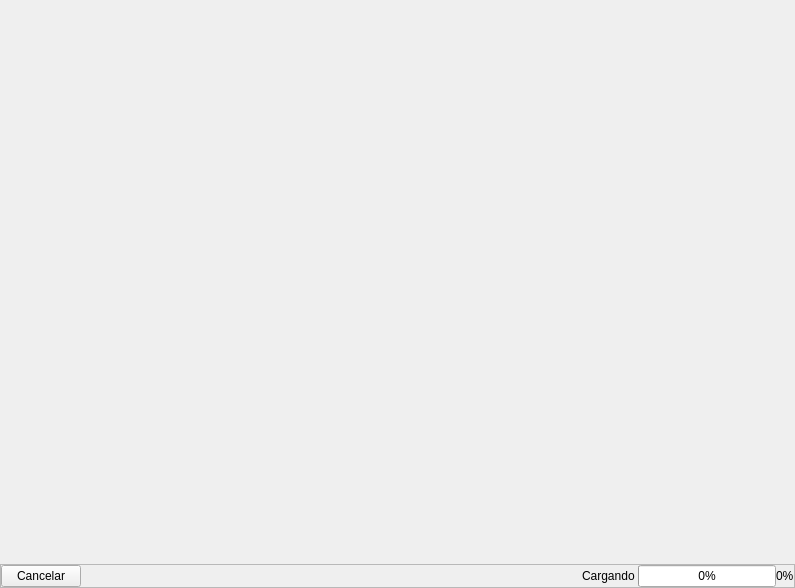
<?xml version="1.0" encoding="UTF-8"?>
<ui version="4.0">
 <class>LoadingPane</class>
 <widget class="QWidget" name="LoadingPane">
  <property name="geometry">
   <rect>
    <x>0</x>
    <y>0</y>
    <width>795</width>
    <height>588</height>
   </rect>
  </property>
  <property name="windowTitle">
   <string>Form</string>
  </property>
  <layout class="QVBoxLayout" name="verticalLayout" stretch="5,0">
   <property name="spacing">
    <number>0</number>
   </property>
   <property name="leftMargin">
    <number>0</number>
   </property>
   <property name="topMargin">
    <number>0</number>
   </property>
   <property name="rightMargin">
    <number>0</number>
   </property>
   <property name="bottomMargin">
    <number>0</number>
   </property>
   <item>
    <layout class="QHBoxLayout" name="below">
     <property name="spacing">
      <number>0</number>
     </property>
     <item>
      <widget class="QLabel" name="loading_image">
       <property name="styleSheet">
        <string notr="true">#loading_image { 
	border-image: url(&quot;:/Images/Snow.jpg&quot;) 0 0 0 0 stretch stretch;
}</string>
       </property>
       <property name="text">
        <string/>
       </property>
       <property name="pixmap">
        <pixmap>:/Resources/Images/Snow.jpg</pixmap>
       </property>
       <property name="scaledContents">
        <bool>false</bool>
       </property>
       <property name="alignment">
        <set>Qt::AlignCenter</set>
       </property>
      </widget>
     </item>
    </layout>
   </item>
   <item>
    <widget class="QFrame" name="above">
     <property name="styleSheet">
      <string notr="true">#frame_3 {
background-color: #3EB489;
}</string>
     </property>
     <property name="frameShape">
      <enum>QFrame::StyledPanel</enum>
     </property>
     <property name="frameShadow">
      <enum>QFrame::Raised</enum>
     </property>
     <layout class="QHBoxLayout" name="horizontalLayout_2">
      <property name="spacing">
       <number>0</number>
      </property>
      <property name="leftMargin">
       <number>0</number>
      </property>
      <property name="topMargin">
       <number>0</number>
      </property>
      <property name="rightMargin">
       <number>0</number>
      </property>
      <property name="bottomMargin">
       <number>0</number>
      </property>
      <item>
       <widget class="QPushButton" name="cancel_button">
        <property name="text">
         <string>Cancelar</string>
        </property>
       </widget>
      </item>
      <item>
       <spacer name="horizontalSpacer">
        <property name="orientation">
         <enum>Qt::Horizontal</enum>
        </property>
        <property name="sizeHint" stdset="0">
         <size>
          <width>501</width>
          <height>20</height>
         </size>
        </property>
       </spacer>
      </item>
      <item>
       <widget class="QLabel" name="loading_text">
        <property name="text">
         <string>Cargando </string>
        </property>
       </widget>
      </item>
      <item>
       <widget class="QProgressBar" name="loading_bar">
        <property name="value">
         <number>0</number>
        </property>
        <property name="textVisible">
         <bool>true</bool>
        </property>
       </widget>
      </item>
      <item>
       <widget class="QLabel" name="loading_percent">
        <property name="text">
         <string>0%</string>
        </property>
       </widget>
      </item>
     </layout>
    </widget>
   </item>
  </layout>
 </widget>
 <resources/>
 <connections/>
</ui>
